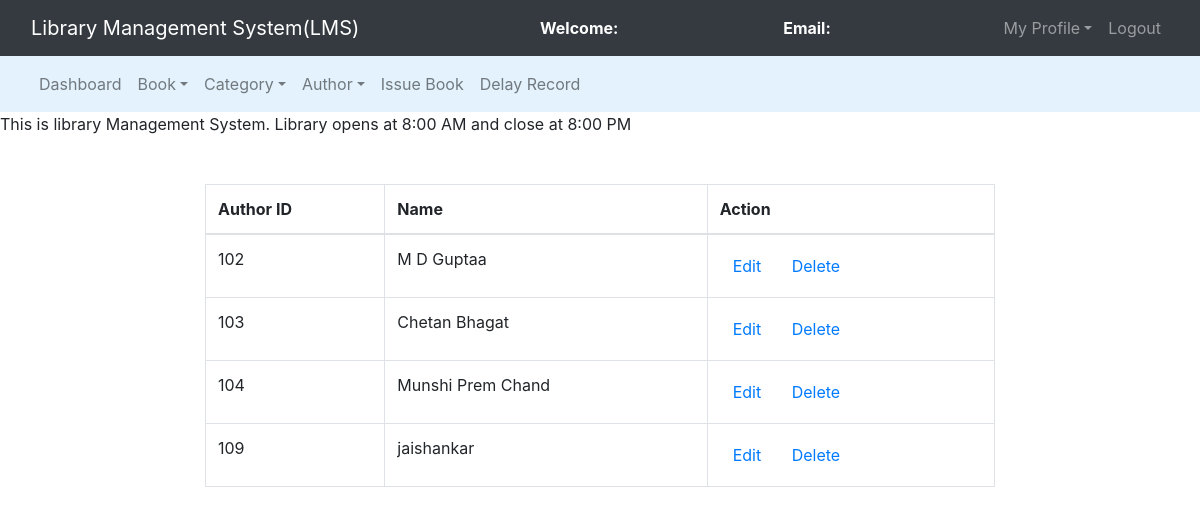
Screenshot of /admin/manage_author.php with the database file from the repository.
### tables this page shows
CREATE TABLE `authors` (
  `author_id` int(11) NOT NULL,
  `author_name` varchar(250) NOT NULL,
  `No_Of_Books` int(11) NOT NULL,
  `Origin` varchar(30) NOT NULL,
  `Gender` char(1) NOT NULL
);

### admin/manage_author.php (the view, shortened to what this page needs)
<!DOCTYPE html>
<html>
<head>
	<link rel="stylesheet" type="text/css" href="../bootstrap-4.4.1/css/bootstrap.min.css">
</head>
<body>
	<nav class="navbar navbar-expand-lg navbar-dark bg-dark">
		<div class="container-fluid">
			<div class="navbar-header">
				<a class="navbar-brand" href="index.php">Library Management System(LMS)</a>
			</div>
			<font style="color: white"><span><strong>Welcome: <?php echo $_SESSION['name'];?></strong></span></font>
			<font style="color: white"><span><strong>Email: <?php echo $_SESSION['email'];?></strong></span></font>
			<ul class="nav navbar-nav navbar-right">
				<li class="nav-item dropdown">
					<a class="nav-link dropdown-toggle" data-toggle="dropdown">My Profile</a>
				</li>
				<li class="nav-item"><a class="nav-link" href="../logout.php">Logout</a></li>
			</ul>
		</div>
	</nav>
<nav class="navbar navbar-expand-lg navbar-light" style="background-color: #e3f2fd">
	<div class="container-fluid">
		<ul class="nav navbar-nav navbar-center">
			<li class="nav-item">
				<a href="admin_dashboard.php" class="nav-link">Dashboard</a>
			</li>
			<li class="nav-item dropdown">
				<a class="nav-link dropdown-toggle" data-toggle="dropdown">Book</a>
			</li>
			<li class="nav-item dropdown">
				<a class="nav-link dropdown-toggle" data-toggle="dropdown">Category</a>
			</li>
			<li class="nav-item dropdown">
				<a class="nav-link dropdown-toggle" data-toggle="dropdown">Author</a>
			</li>
			<li class="nav-item">
				<a href="issue_book.php" class="nav-link">Issue Book</a>
			</li>
			<li class="nav-item">
				<a href="delay_display.php" class="nav-link">Delay Record</a>
			</li>
		</ul>
	</div>
</nav>
	<span><marquee>This is library Management System. Library opens at 8:00 AM and close at 8:00 PM</marquee></span><br><br>
	<div class="row">
		<div class="col-md-2"></div>
		<div class="col-md-8">
			<table class="table table-bordered table-hover">
				<thead>
					<tr>
						<th>Author ID</th>
						<th>Name</th>
						<th>Action</th>
					</tr>
				</thead>
				<?php
					$connection = mysqli_connect("localhost","root","");
					$query = "select * from authors";
					$query_run = mysqli_query($connection,$query);
					while($row = mysqli_fetch_assoc($query_run)){
						?>
						<tr>
							<td><?php echo $row['author_id'];?></td>
							<td><?php echo $row['author_name'];?></td>
							<td>
								<button class="btn" name=""><a href="edit_author.php?aid=<?php echo $row['author_id'];?>">Edit</a></button>
								<button class="btn" name=""><a href="delete_author.php?aid=<?php echo $row['author_id'];?>">Delete</a></button>
							</td>
						</tr>
						<?php
					}
				?>
			</table>
		</div>
		<div class="col-md-2"></div>
	</div>
</body>
</html>

### rows the page displays
authors: author_id "102", author_name "M D Guptaa"
authors: author_id "103", author_name "Chetan Bhagat"
authors: author_id "104", author_name "Munshi Prem Chand"
authors: author_id "109", author_name "jaishankar"
